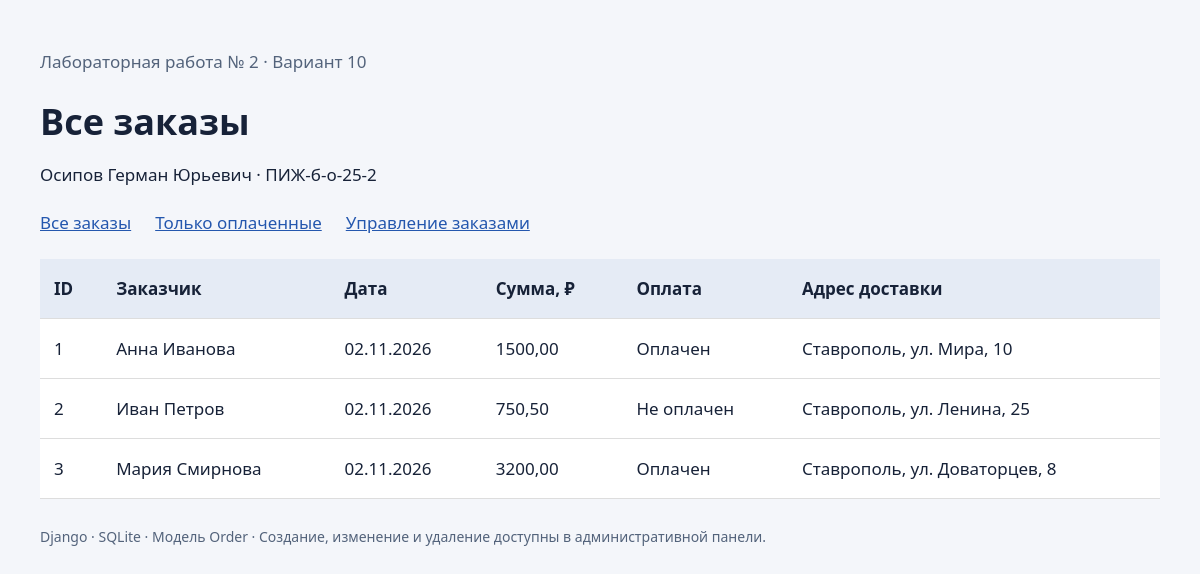
The page / on the database its author committed.
### orders/models.py (models this page shows, shortened)
class Order(models.Model):
    customer_name = models.CharField('Имя заказчика', max_length=150)
    order_date = models.DateField('Дата заказа', default=timezone.localdate)
    total_amount = models.DecimalField('Сумма заказа', max_digits=12, decimal_places=2,
                                      validators=[MinValueValidator(Decimal('0.00'))])
    is_paid = models.BooleanField('Оплачен', default=False)
    delivery_address = models.TextField('Адрес доставки', blank=True, default='')
    class Meta:
        ordering = ['id']
        verbose_name = 'Заказ'
        verbose_name_plural = 'Заказы'

### orders/views.py (the view)
# urls.py: urlpatterns = [path('', order_list, name='list')]
def order_list(request):
    paid_only = request.GET.get('paid') == '1'
    orders = Order.objects.filter(is_paid=True) if paid_only else Order.objects.all()
    return render(request, 'orders/list.html', {'orders': orders, 'paid_only': paid_only})

### orders/templates/orders/list.html (shortened to what this page needs)
<!doctype html>
<html lang="ru"><head><meta charset="utf-8"><title>Заказы — лабораторная работа 2</title>
</head>
<body><p class="muted">Лабораторная работа № 2 · Вариант 10</p>
<h1>{% if paid_only %}Оплаченные заказы{% else %}Все заказы{% endif %}</h1>
<p>Осипов Герман Юрьевич · ПИЖ-б-о-25-2</p>
<nav><a href="/">Все заказы</a><a href="/?paid=1">Только оплаченные</a><a href="/admin/">Управление заказами</a></nav>
<table><thead><tr><th>ID</th><th>Заказчик</th><th>Дата</th><th>Сумма, ₽</th><th>Оплата</th><th>Адрес доставки</th></tr></thead><tbody>
{% for order in orders %}<tr><td>{{ order.id }}</td><td>{{ order.customer_name }}</td><td>{{ order.order_date|date:"d.m.Y" }}</td><td>{{ order.total_amount }}</td><td>{{ order.is_paid|yesno:"Оплачен,Не оплачен" }}</td><td>{{ order.delivery_address|default:"Не указан" }}</td></tr>{% empty %}<tr><td colspan="6">Заказов пока нет. Загрузите демонстрационные данные по README.</td></tr>{% endfor %}
</tbody></table><footer class="muted">Django · SQLite · Модель Order · Создание, изменение и удаление доступны в административной панели.</footer></body></html>

### orders/templates/orders/list.html (style rules this page uses)
body { font:17px system-ui;margin:50px auto;max-width:1120px;padding:0 24px;color:#172238;background:#f4f6fa }
h1 { font-size:36px;margin-bottom:8px }
nav { margin:25px 0 }
a { color:#2457ae;margin-right:24px }
table { border-collapse:collapse;width:100%;background:white }
td,th { text-align:left;padding:18px 14px;border-bottom:1px solid #ddd }
th { background:#e5ebf5 }
.muted { color:#53637b }
footer { margin-top:28px;font-size:14px }

### rows shown on the page
Order: id "1", customer_name "Анна Иванова", order_date "02.11.2026", total_amount "1500,00", is_paid "Оплачен", delivery_address "Ставрополь, ул. Мира, 10"
Order: id "2", customer_name "Иван Петров", order_date "02.11.2026", total_amount "750,50", is_paid "Не оплачен", delivery_address "Ставрополь, ул. Ленина, 25"
Order: id "3", customer_name "Мария Смирнова", order_date "02.11.2026", total_amount "3200,00", is_paid "Оплачен", delivery_address "Ставрополь, ул. Доваторцев, 8"
